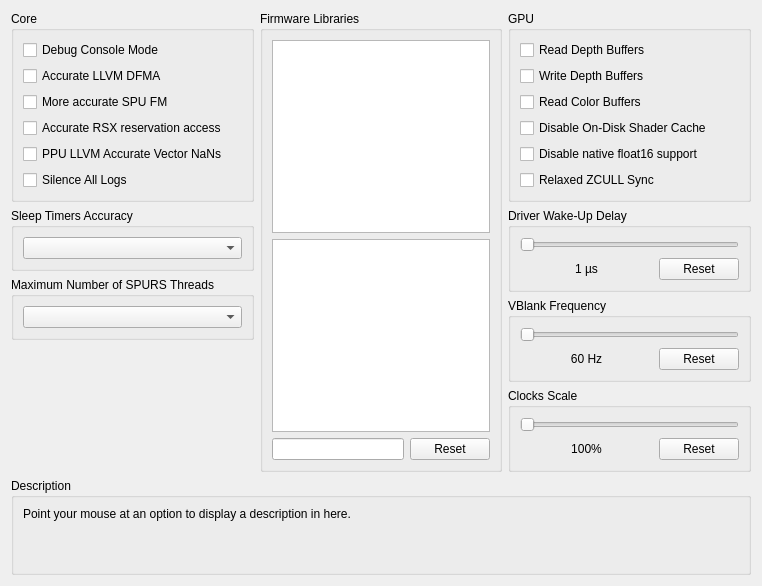
     <widget class="QWidget" name="advancedTab">
      <attribute name="title">
       <string>Advanced</string>
      </attribute>
      <layout class="QVBoxLayout" name="advancedTab_layout" stretch="1,0,0">
       <item>
        <layout class="QHBoxLayout" name="advancedTabLayout" stretch="1,1,1">
         <item>
          <layout class="QVBoxLayout" name="advancedTabLayoutLeft">
           <item>
            <widget class="QGroupBox" name="gb_advanced_core">
             <property name="sizePolicy">
              <sizepolicy hsizetype="Preferred" vsizetype="Minimum">
               <horstretch>0</horstretch>
               <verstretch>0</verstretch>
              </sizepolicy>
             </property>
             <property name="title">
              <string>Core</string>
             </property>
             <layout class="QVBoxLayout" name="gb_advanced_core_layout">
              <item>
               <widget class="QCheckBox" name="debugConsoleMode">
                <property name="text">
                 <string>Debug Console Mode</string>
                </property>
               </widget>
              </item>
              <item>
               <widget class="QCheckBox" name="accurateLLVMdfma">
                <property name="text">
                 <string>Accurate LLVM DFMA</string>
                </property>
               </widget>
              </item>
              <item>
               <widget class="QCheckBox" name="moreaccurateFM">
                <property name="text">
                 <string>More accurate SPU FM</string>
                </property>
               </widget>
              </item>
              <item>
               <widget class="QCheckBox" name="accurateRSXAccess">
                <property name="text">
                 <string>Accurate RSX reservation access</string>
                </property>
               </widget>
              </item>
              <item>
               <widget class="QCheckBox" name="AccurateVectorNaN">
                <property name="text">
                 <string>PPU LLVM Accurate Vector NaNs</string>
                </property>
               </widget>
              </item>
              <item>
               <widget class="QCheckBox" name="silenceAllLogs">
                <property name="text">
                 <string>Silence All Logs</string>
                </property>
               </widget>
              </item>
             </layout>
            </widget>
           </item>
           <item>
            <widget class="QGroupBox" name="gb_sleep_timers_accuracy">
             <property name="sizePolicy">
              <sizepolicy hsizetype="Preferred" vsizetype="Minimum">
               <horstretch>0</horstretch>
               <verstretch>0</verstretch>
              </sizepolicy>
             </property>
             <property name="title">
              <string>Sleep Timers Accuracy</string>
             </property>
             <layout class="QVBoxLayout" name="gb_sleep_timers_accuracy_layout">
              <item>
               <widget class="QComboBox" name="sleepTimersAccuracy"/>
              </item>
             </layout>
            </widget>
           </item>
           <item>
            <widget class="QGroupBox" name="gb_max_spurs_threads">
             <property name="sizePolicy">
              <sizepolicy hsizetype="Preferred" vsizetype="Minimum">
               <horstretch>0</horstretch>
               <verstretch>0</verstretch>
              </sizepolicy>
             </property>
             <property name="title">
              <string>Maximum Number of SPURS Threads</string>
             </property>
             <layout class="QVBoxLayout" name="gb_max_spurs_threads_layout">
              <item>
               <widget class="QComboBox" name="maxSPURSThreads"/>
              </item>
             </layout>
            </widget>
           </item>
           <item>
            <spacer name="advancedTabSpacerLeft">
             <property name="orientation">
              <enum>Qt::Vertical</enum>
             </property>
             <property name="sizeType">
              <enum>QSizePolicy::MinimumExpanding</enum>
             </property>
             <property name="sizeHint" stdset="0">
              <size>
               <width>0</width>
               <height>0</height>
              </size>
             </property>
            </spacer>
           </item>
          </layout>
         </item>
         <item>
          <layout class="QVBoxLayout" name="advancedTabLayoutMiddle">
           <item>
            <widget class="QGroupBox" name="gb_libs">
             <property name="title">
              <string>Firmware Libraries</string>
             </property>
             <layout class="QVBoxLayout" name="gb_libs_layout">
              <item>
               <widget class="QListWidget" name="hleList">
                <property name="sizePolicy">
                 <sizepolicy hsizetype="Preferred" vsizetype="Preferred">
                  <horstretch>0</horstretch>
                  <verstretch>0</verstretch>
                 </sizepolicy>
                </property>
                <property name="selectionMode">
                 <enum>QAbstractItemView::ExtendedSelection</enum>
                </property>
                <property name="viewMode">
                 <enum>QListView::ListMode</enum>
                </property>
               </widget>
              </item>
              <item>
               <widget class="QListWidget" name="lleList">
                <property name="sizePolicy">
                 <sizepolicy hsizetype="Preferred" vsizetype="Preferred">
                  <horstretch>0</horstretch>
                  <verstretch>0</verstretch>
                 </sizepolicy>
                </property>
                <property name="selectionMode">
                 <enum>QAbstractItemView::ExtendedSelection</enum>
                </property>
                <property name="viewMode">
                 <enum>QListView::ListMode</enum>
                </property>
               </widget>
              </item>
              <item>
               <layout class="QHBoxLayout" name="gb_lleLibs_layout" stretch="1,0">
                <property name="spacing">
                 <number>6</number>
                </property>
                <property name="sizeConstraint">
                 <enum>QLayout::SetNoConstraint</enum>
                </property>
                <item>
                 <widget class="QLineEdit" name="searchBox"/>
                </item>
                <item>
                 <widget class="QPushButton" name="resetLleList">
                  <property name="text">
                   <string>Reset</string>
                  </property>
                 </widget>
                </item>
               </layout>
              </item>
             </layout>
            </widget>
           </item>
          </layout>
         </item>
         <item>
          <layout class="QVBoxLayout" name="advancedTabLayoutRight">
           <item>
            <widget class="QGroupBox" name="gb_advanced_gpu">
             <property name="sizePolicy">
              <sizepolicy hsizetype="Preferred" vsizetype="Minimum">
               <horstretch>0</horstretch>
               <verstretch>0</verstretch>
              </sizepolicy>
             </property>
             <property name="title">
              <string>GPU</string>
             </property>
             <layout class="QVBoxLayout" name="gb_advanced_gpu_layout">
              <item>
               <widget class="QCheckBox" name="readDepth">
                <property name="text">
                 <string>Read Depth Buffers</string>
                </property>
               </widget>
              </item>
              <item>
               <widget class="QCheckBox" name="dumpDepth">
                <property name="text">
                 <string>Write Depth Buffers</string>
                </property>
               </widget>
              </item>
              <item>
               <widget class="QCheckBox" name="readColor">
                <property name="text">
                 <string>Read Color Buffers</string>
                </property>
               </widget>
              </item>
              <item>
               <widget class="QCheckBox" name="disableOnDiskShaderCache">
                <property name="text">
                 <string>Disable On-Disk Shader Cache</string>
                </property>
               </widget>
              </item>
              <item>
               <widget class="QCheckBox" name="DisableNativefp16">
                <property name="text">
                 <string>Disable native float16 support</string>
                </property>
               </widget>
              </item>
              <item>
               <widget class="QCheckBox" name="relaxedZCULL">
                <property name="text">
                 <string>Relaxed ZCULL Sync</string>
                </property>
               </widget>
              </item>
             </layout>
            </widget>
           </item>
           <item>
            <widget class="QGroupBox" name="gb_wakeupDelay">
             <property name="sizePolicy">
              <sizepolicy hsizetype="Preferred" vsizetype="Minimum">
               <horstretch>0</horstretch>
               <verstretch>0</verstretch>
              </sizepolicy>
             </property>
             <property name="title">
              <string>Driver Wake-Up Delay</string>
             </property>
             <layout class="QVBoxLayout" name="gb_wakeupDelay_layout">
              <item>
               <widget class="QSlider" name="wakeupDelay">
                <property name="orientation">
                 <enum>Qt::Horizontal</enum>
                </property>
               </widget>
              </item>
              <item>
               <layout class="QHBoxLayout" name="wakeupDelayLayout" stretch="1,0">
                <item>
                 <widget class="QLabel" name="wakeupText">
                  <property name="text">
                   <string>1 µs</string>
                  </property>
                  <property name="alignment">
                   <set>Qt::AlignCenter</set>
                  </property>
                 </widget>
                </item>
                <item>
                 <widget class="QPushButton" name="wakeupReset">
                  <property name="text">
                   <string>Reset</string>
                  </property>
                 </widget>
                </item>
               </layout>
              </item>
             </layout>
            </widget>
           </item>
           <item>
            <widget class="QGroupBox" name="gb_vblank">
             <property name="sizePolicy">
              <sizepolicy hsizetype="Preferred" vsizetype="Minimum">
               <horstretch>0</horstretch>
               <verstretch>0</verstretch>
              </sizepolicy>
             </property>
             <property name="title">
              <string>VBlank Frequency</string>
             </property>
             <layout class="QVBoxLayout" name="gb_vblank_layout">
              <item>
               <widget class="QSlider" name="vblank">
                <property name="orientation">
                 <enum>Qt::Horizontal</enum>
                </property>
               </widget>
              </item>
              <item>
               <layout class="QHBoxLayout" name="vBlankLayout" stretch="1,0">
                <item>
                 <widget class="QLabel" name="vblankText">
                  <property name="text">
                   <string>60 Hz</string>
                  </property>
                  <property name="alignment">
                   <set>Qt::AlignCenter</set>
                  </property>
                 </widget>
                </item>
                <item>
                 <widget class="QPushButton" name="vblankReset">
                  <property name="text">
                   <string>Reset</string>
                  </property>
                 </widget>
                </item>
               </layout>
              </item>
             </layout>
            </widget>
           </item>
           <item>
            <widget class="QGroupBox" name="gb_clockScale">
             <property name="sizePolicy">
              <sizepolicy hsizetype="Preferred" vsizetype="Minimum">
               <horstretch>0</horstretch>
               <verstretch>0</verstretch>
              </sizepolicy>
             </property>
             <property name="title">
              <string>Clocks Scale</string>
             </property>
             <layout class="QVBoxLayout" name="gb_clockScale_layout">
              <item>
               <widget class="QSlider" name="clockScale">
                <property name="orientation">
                 <enum>Qt::Horizontal</enum>
                </property>
               </widget>
              </item>
              <item>
               <layout class="QHBoxLayout" name="clockScaleLayout" stretch="1,0">
                <item>
                 <widget class="QLabel" name="clockScaleText">
                  <property name="text">
                   <string>100%</string>
                  </property>
                  <property name="alignment">
                   <set>Qt::AlignCenter</set>
                  </property>
                 </widget>
                </item>
                <item>
                 <widget class="QPushButton" name="clockScaleReset">
                  <property name="text">
                   <string>Reset</string>
                  </property>
                 </widget>
                </item>
               </layout>
              </item>
             </layout>
            </widget>
           </item>
           <item>
            <spacer name="advancedTabSpacerRight">
             <property name="orientation">
              <enum>Qt::Vertical</enum>
             </property>
             <property name="sizeType">
              <enum>QSizePolicy::MinimumExpanding</enum>
             </property>
             <property name="sizeHint" stdset="0">
              <size>
               <width>0</width>
               <height>0</height>
              </size>
             </property>
            </spacer>
           </item>
          </layout>
         </item>
        </layout>
       </item>
       <item>
        <spacer name="advancedTabSpacer">
         <property name="orientation">
          <enum>Qt::Vertical</enum>
         </property>
         <property name="sizeHint" stdset="0">
          <size>
           <width>0</width>
           <height>0</height>
          </size>
         </property>
        </spacer>
       </item>
       <item>
        <widget class="QGroupBox" name="gb_description_advanced">
         <property name="title">
          <string>Description</string>
         </property>
         <layout class="QVBoxLayout" name="gb_description_advanced_layout">
          <item>
           <widget class="QLabel" name="description_advanced">
            <property name="text">
             <string>Point your mouse at an option to display a description in here.


</string>
            </property>
            <property name="textFormat">
             <enum>Qt::PlainText</enum>
            </property>
            <property name="alignment">
             <set>Qt::AlignLeading|Qt::AlignLeft|Qt::AlignTop</set>
            </property>
            <property name="wordWrap">
             <bool>true</bool>
            </property>
           </widget>
          </item>
         </layout>
        </widget>
       </item>
      </layout>
     </widget>
